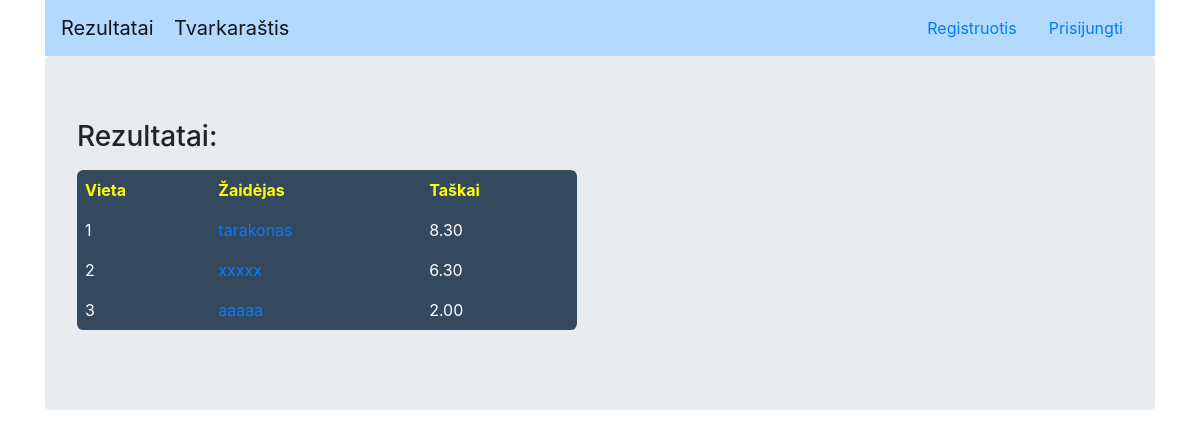
The page / on the database its author committed.
### apas/models.py (models this page shows)
class Zaidejas(models.Model):
    user = models.OneToOneField(User, on_delete=models.CASCADE, related_name='zaidejas')
    taskai = models.FloatField(default=0)
    def __str__(self):
        return self.user.username

### apas/views.py (the view)
# urls.py: path('', views.index, name='index'),
def index(request):
    stavkes = Stavke.objects.filter(laimeta=False)
    update_stavke(stavkes)
    zaidejai = Zaidejas.objects.order_by('taskai').reverse()
    for zaidejas in zaidejai:
        update_taskai(zaidejas)
    return render(request, 'apas/index.html', {'zaidejai': zaidejai})

### apas/views.py (called while the page is built, shortened)
def update_taskai(zaidejas):
    laimetos = Stavke.objects.filter(zaidejas=zaidejas, laimeta=True)
    zaidejas.taskai = sum([stavke.laimejimas for stavke in laimetos])
    zaidejas.save()

def update_stavke(stavkes):
    for stavke in stavkes:
        baigtis = stavke.rungtynes.baigtis

### apas/templates/apas/index.html (shortened to what this page needs)
{% extends 'base.html' %}
{% block page %}
<div class="jumbotron" style="align-items: center">
<h3>Rezultatai:</h3>
<table class="rwd-table">
  <tr>
    <th>Vieta</th>
    <th>Žaidėjas</th>
    <th>Taškai</th>
  </tr>
  {% for zaidejas in zaidejai %}
  <tr>
    <td>{{ forloop.counter }}</td>
    <td ><a href="{% url 'zaidejas' pk=zaidejas %}">{{ zaidejas.user.username }}</a></td>
    <td>{{ zaidejas.taskai| floatformat:2 }}</td>
  </tr>
  {% endfor %}
</table>
</div>
{% endblock %}

### apas/static/css/base.css (style rules this page uses)
.rwd-table { margin: 1em 0; min-width: 500px; background: #34495E; color: #fff; border-radius: .4em; overflow: hidden; }
th { color: yellow; }
th, td { padding: .5em; }

### rows shown on the page
Zaidejas: user.username "tarakonas", taskai "8.30"
Zaidejas: user.username "xxxxx", taskai "6.30"
Zaidejas: user.username "aaaaa", taskai "2.00"
